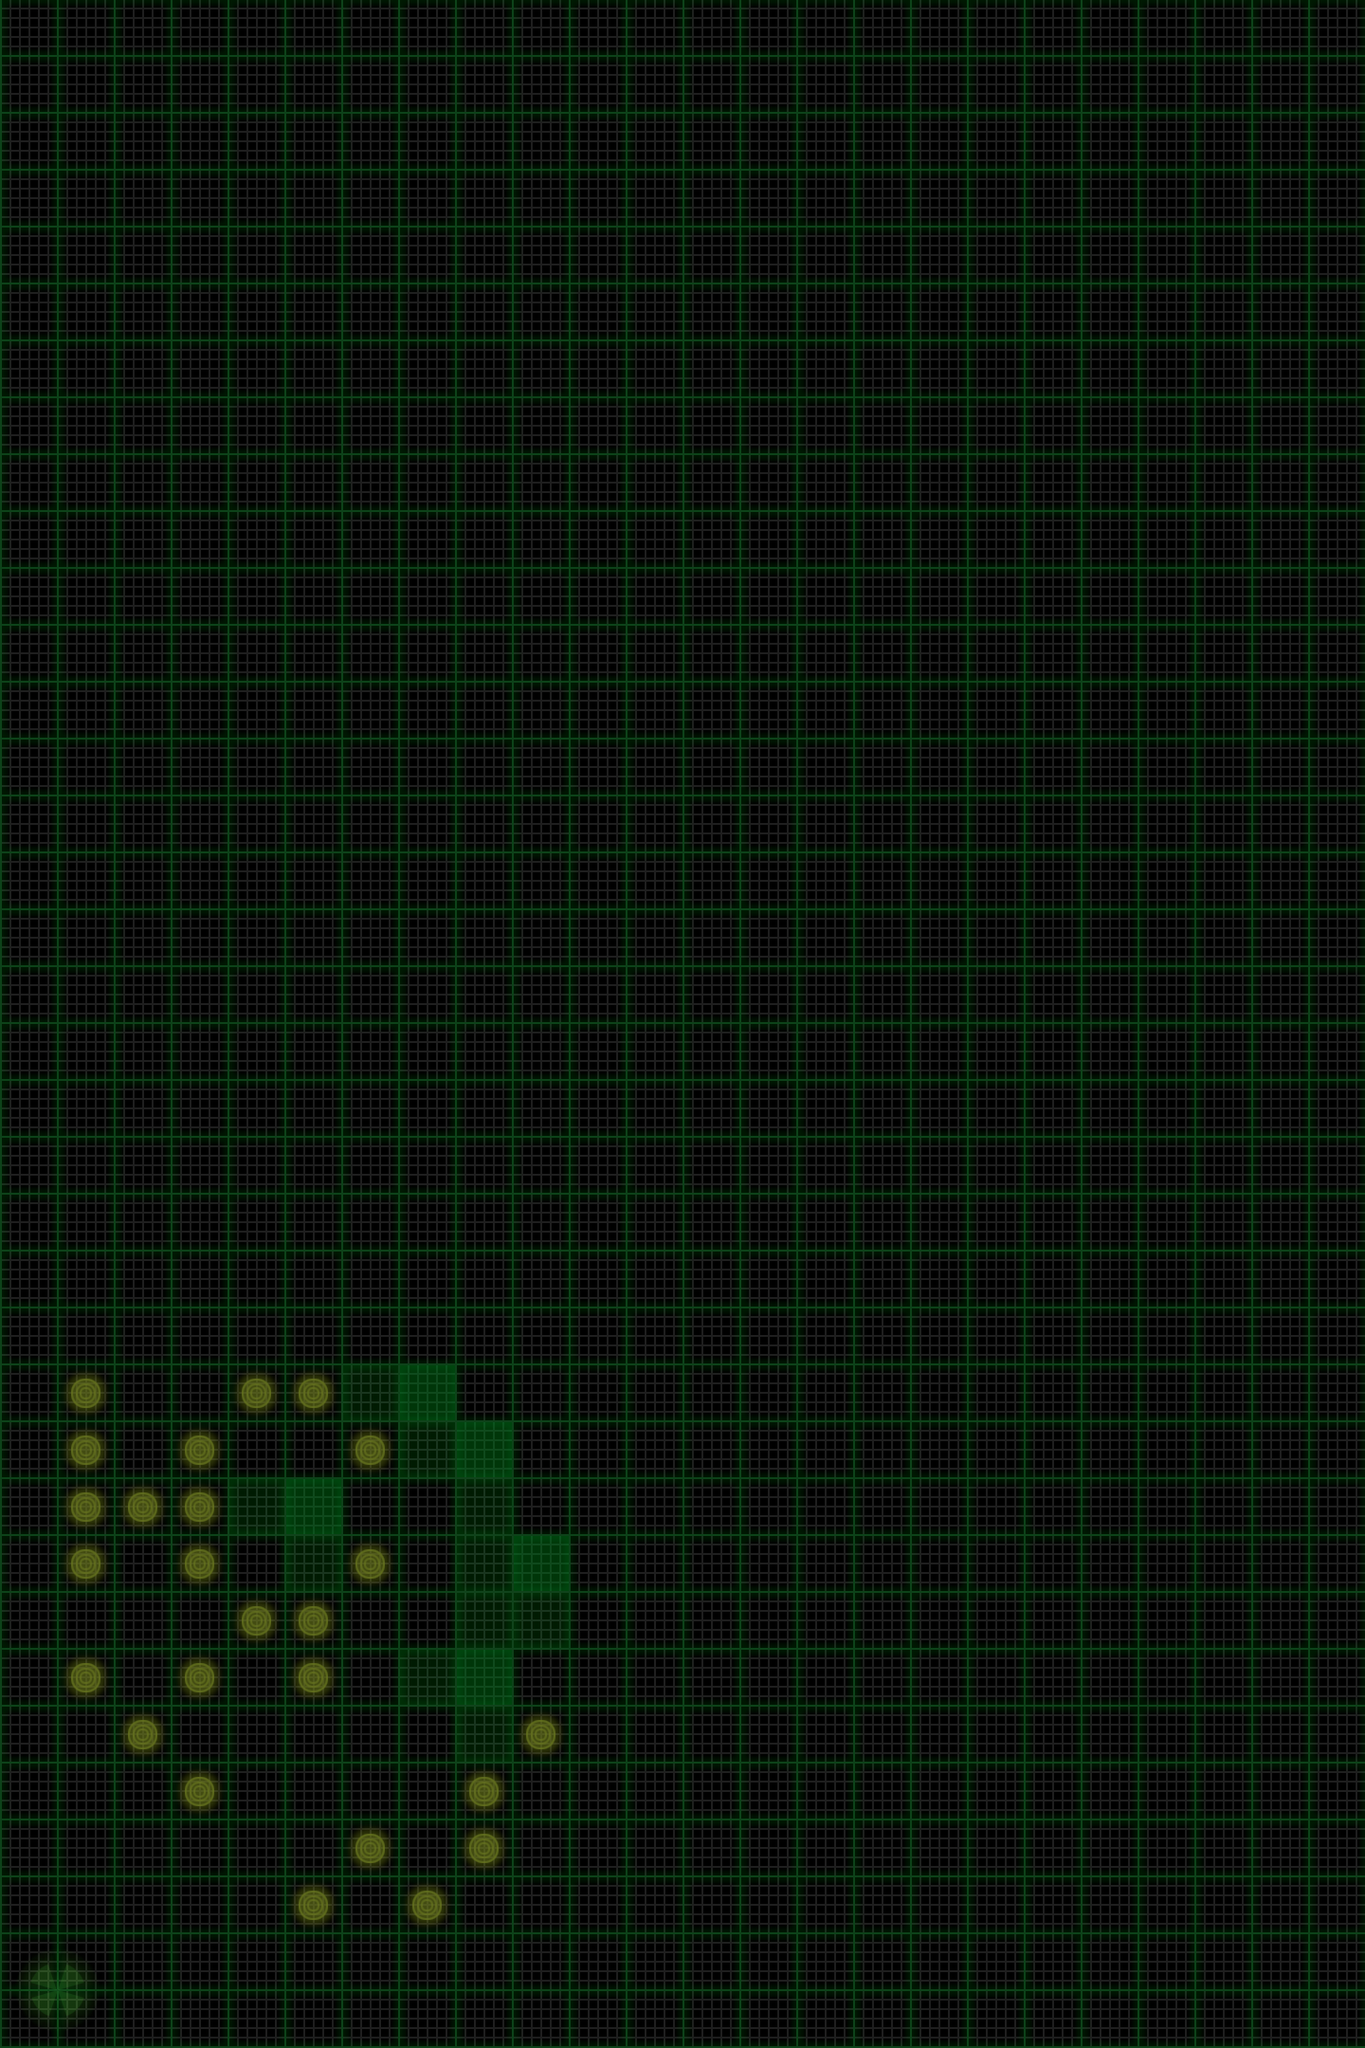

The image is a tile-based game level rendered from a .tmx file. Its description and source (layers, tilesets, objects; grid data summarised) follow:
An orthogonal 24x36 tile map with 60x60 px tiles, 4 tile layers (map, terrain, items, sand), 2 tilesets and 1 object (startSite).

<map version="1.0" orientation="orthogonal" width="24" height="36" tilewidth="60" tileheight="60">
 <tileset firstgid="1" name="map" tilewidth="60" tileheight="60">
  <image source="map.png" />
  <tile id="0">
   <properties>
    <property name="mapID" value="empty" />
   </properties>
  </tile>
  <tile id="1">
   <properties>
    <property name="mapID" value="down-1" />
   </properties>
  </tile>
  <tile id="2">
   <properties>
    <property name="mapID" value="down-2" />
   </properties>
  </tile>
  <tile id="3">
   <properties>
    <property name="mapID" value="down-3" />
   </properties>
  </tile>
  <tile id="4">
   <properties>
    <property name="mapID" value="down-4" />
   </properties>
  </tile>
  <tile id="5">
   <properties>
    <property name="mapID" value="down-5" />
   </properties>
  </tile>
  <tile id="6">
   <properties>
    <property name="mapID" value="up-1" />
   </properties>
  </tile>
  <tile id="7">
   <properties>
    <property name="mapID" value="up-2" />
   </properties>
  </tile>
  <tile id="8">
   <properties>
    <property name="mapID" value="up-3" />
   </properties>
  </tile>
  <tile id="9">
   <properties>
    <property name="mapID" value="up-4" />
   </properties>
  </tile>
  <tile id="10">
   <properties>
    <property name="mapID" value="up-5" />
   </properties>
  </tile>
 </tileset>
 <tileset firstgid="17" name="items" tilewidth="60" tileheight="60">
  <image source="items.png" />
  <tile id="0">
   <properties>
    <property name="itemID" value="station" />
   </properties>
  </tile>
  <tile id="1">
   <properties>
    <property name="itemID" value="sensorSite" />
   </properties>
  </tile>
  <tile id="8">
   <properties>
    <property name="itemID" value="station" />
   </properties>
  </tile>
  <tile id="9">
   <properties>
    <property name="itemID" value="sensor" />
   </properties>
  </tile>
  <tile id="16">
   <properties>
    <property name="itemID" value="station" />
   </properties>
  </tile>
  <tile id="17">
   <properties>
    <property name="itemID" value="sample" />
   </properties>
  </tile>
  <tile id="24">
   <properties>
    <property name="itemID" value="station" />
    <property name="itemID" value="station" />
   </properties>
  </tile>
 </tileset>
 <layer name="map" width="24" height="36">
  <data>[864 cells, 864 non-empty, 1 distinct tile ids]</data>
 </layer>
 <layer name="terrain" width="24" height="36">
  <data>[864 cells, 15 non-empty, 2 distinct tile ids]</data>
 </layer>
 <layer name="items" width="24" height="36">
  <data>[864 cells, 29 non-empty, 5 distinct tile ids]</data>
 </layer>
 <layer name="sand" width="24" height="36">
  <data>[864 cells, 0 non-empty, 0 distinct tile ids]</data>
 </layer>
 <objectgroup name="objects" width="24" height="36">
  <object name="startSite" x="90" y="2070">
   <properties>
    <property name="bearing" value="north" />
    <property name="energy" value="288" />
    <property name="expectedCodeScore" value="34" />
    <property name="sampleSites" value="0" />
    <property name="sensorSites" value="25" />
    <property name="zoom" value="out" />
   </properties>
  </object>
 </objectgroup>
</map>
